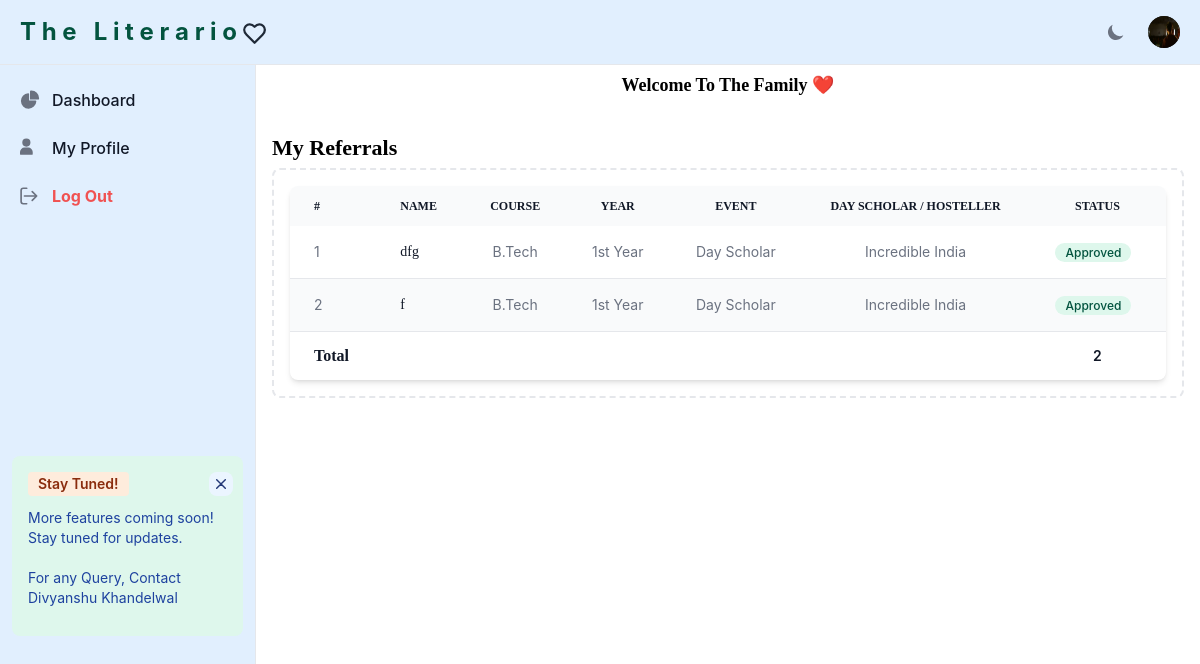
Page /council/member (signed in) on the committed database.
### accounts/models.py (models this page shows, shortened)
class Profile(User):
    POST_CHOICES = [
        ('President', 'President'),
        ('Vice President', 'Vice President'),
        ('General Secretary', 'General Secretary'),
        ("Joint Secretary", "Joint Secretary"),
        ("Treasurer", "Treasurer"),
        ("Curator", "Curator"),
        ('Head', 'Head'),
        ('Deputy Head', 'Deputy Head'),
        ("Associate", "Associate"),
        ('Member', 'Member'),
    ]
    YEAR_CHOICES = (
        ('1st Year', '1st Year'),
        ('2nd Year', '2nd Year'),
        ('3rd Year', '3rd Year'),
        ('4th Year', '4th Year'),
    )
    TEAM_CHOICES = [
        ('Technical Team', 'Technical Team'),
        ("Event Management Team", "Event Management Team"),
        ("Corporate Relations (CR) Team", "Corporate Relations (CR) Team"),
        ("Creative Team", "Creative Team"),
        ("Data Team", "Data Team"),
        ("Design Team", "Design Team"),
        ("Editoral Team", "Editoral Team"),
        ("Finance Team", "Finance Team"),
        ("Public Relations (PR) Team", "Public Relations (PR) Team"),
    ]
    COURSE_CHOICES = [
        ('B.Tech', 'B.Tech'),
        ('BCA', 'BCA'),
        ('BBA', 'BBA'),
        ('MBA', 'MBA'),
        ('BA', 'BA')
    ]
    GENDER_CHOICES = [
        ("Male", "Male"),
        ("Female", "Female"),
        ("Other", "Other"),
    ]
    course = models.CharField(max_length=20, choices=COURSE_CHOICES, default='B.Tech')
    year = models.CharField(max_length=20, choices=YEAR_CHOICES, default='1st Year')
    team = models.CharField(max_length=50, choices=TEAM_CHOICES, default='Technical Team')
    post = models.CharField(max_length=20, choices=POST_CHOICES, default='Member')
    gender = models.CharField(choices = GENDER_CHOICES, default = "Male", max_length=10)
    mobile_number = models.IntegerField()
    referral_code = models.CharField(max_length=20, blank=True, null=True)
    profile_pic = models.FileField(upload_to="images", blank=True, null=True)
    is_member = models.BooleanField(default=False)
    class Meta:
        verbose_name = "Profile"
        verbose_name_plural = "Profiles"

### events/models.py (models this page shows, shortened)
class Registration(models.Model):
    YEAR_CHOICES = (
        ('1st Year', '1st Year'),
        ('2nd Year', '2nd Year'),
        ('3rd Year', '3rd Year'),
        ('4th Year', '4th Year'),
    )
    COURSE_CHOICES = [
        ('B.Tech', 'B.Tech'),
        ('BCA', 'BCA'),
        ('BBA', 'BBA'),
        ('MBA', 'MBA'),
        ('BA', 'BA')
    ]
    GENDER_CHOICES = [
        ("Male", "Male"),
        ("Female", "Female"),
        ("Other", "Other"),
    ]
    D_H_CHOICES = [
        ("Day Scholar", "Day Scholar"),
        ("Hosteller", "Hosteller"),
    ]
    name = models.CharField(max_length=255)
    course = models.CharField(max_length=20, choices=COURSE_CHOICES, default='B.Tech')
    year = models.CharField(max_length=20, choices=YEAR_CHOICES, default='1st Year')
    email = models.EmailField()
    hosteller_dayScholar = models.CharField(max_length=20, choices=D_H_CHOICES, default='Day Scholar')
    event = models.ForeignKey(Event, on_delete=models.CASCADE)
    referral_name = models.ForeignKey(Profile, on_delete=models.CASCADE, null=True, blank=True)
    referral_code = models.CharField(max_length=10, null=True, blank=True)
    payment_screenshot = models.ImageField(upload_to='events/payment_screenshots', null=True, blank=True)
    referrance_number = models.CharField(max_length=20, null=True, blank=True)
    approved_by_head = models.BooleanField(default=False)
    def get_approved_status(self):
        if self.approved_by_head:
            return "green"
        else:
            return "red"
    def get_approved_status_text(self):
        if self.approved_by_head:
            return "Approved"
        else:
            return "Not Approved"

class Event(models.Model):
    name = models.CharField(max_length=200)
    date = models.DateTimeField('date published')
    description = models.TextField()
    latest_update = models.TextField(blank=True, null=True)
    ticket_price = models.IntegerField(default=0)
    total_tickets = models.IntegerField(default=0)
    thumbnail = models.ImageField(upload_to='events/thumbnails', default='events/thumbnails/default.png')
    def __str__(self):
        return self.name

### council/views.py (the view)
# urls.py: path("member", views.member, name='member'),
@login_required(login_url='login')
def member(request):
    profile = Profile.objects.get(id=request.user.id)
    referrals = Registration.objects.filter(referral_code = profile.referral_code)
    parameters = {
        'profile': profile,
        'referrals': referrals
    }
    if profile.username == "finance_head":
        total_approved_registrations = Registration.objects.filter(approved_by_head=True).count()
        parameters['total_approved_registrations'] = total_approved_registrations
    return render(request, 'council/member/index.html', parameters)

### templates/council/member/index.html (shortened to what this page needs)
{% extends "council/member/base.html" %}
{% block content %}
<div class="p-4 sm:ml-64">
  <h1 class="dark:text-gray-900 font-bold mt-14 text-center" style="font-family: cursive; font-size: large;">
    Welcome To The Family ❤️
  </h1>
</div>
<div class="p-4 sm:ml-64">
  <strong class="text-green-100" style="font-family: cursive; font-size: 22px;">My Referrals</strong>
  <div class="p-4 border-2 border-gray-200 border-dashed rounded-lg dark:border-gray-700 mt-1">
    <div class="relative overflow-x-auto shadow-md sm:rounded-lg">
      <table class="w-full text-sm text-left rtl:text-right text-gray-500 dark:text-gray-400">
        <thead class="text-xs text-gray-700 uppercase bg-gray-50 dark:bg-gray-700 dark:text-gray-400">
          <tr>
            <th scope="col" class="px-6 py-3 text-gray-900 font-bold dark:text-white">
              #
            </th>
            <th scope="col" class="px-6 py-3 text-gray-900 font-bold dark:text-white">
              Name
            </th>
            <th scope="col" class="px-6 py-3 text-center text-gray-900 font-bold dark:text-white">
              Course
            </th>
            <th scope="col" class="px-6 py-3 text-center text-gray-900 font-bold dark:text-white">
              Year
            </th>
            <th scope="col" class="px-6 py-3 text-center text-gray-900 font-bold dark:text-white">
              Event
            </th>
            <th scope="col" class="px-6 py-3 text-center text-gray-900 font-bold dark:text-white">
              Day Scholar / Hosteller
            </th>
            <th scope="col" class="px-6 py-3 text-center text-gray-900 font-bold dark:text-white">
              Status
            </th>
          </tr>
        </thead>
        <tbody>
          {% for referral in referrals %}
          <tr
            class="odd:bg-white odd:dark:bg-gray-900 even:bg-gray-50 even:dark:bg-gray-800 border-b dark:border-gray-700">
            <td class="px-6 py-4">
              {{ forloop.counter }}
            </td>
            <th scope="row" class="px-6 py-4 font-medium text-gray-900 whitespace-nowrap dark:text-white">
              {{ referral.name }}
            </th>
            <td class="px-6 py-4 text-center">
              {{ referral.course }}
            </td>
            <td class="px-6 py-4 text-center">
              {{ referral.year }}
            </td>
            <td class="px-6 py-4 text-center">
              {{ referral.hosteller_dayScholar }}
            </td>
            <td class="px-6 py-4 text-center">
              {{ referral.event }}
            </td>
            <td class="px-6 py-4 text-center">
              <span
                class="bg-{{ referral.get_approved_status }}-100 text-{{ referral.get_approved_status }}-800 text-xs font-medium me-2 px-2.5 py-0.5 rounded-full dark:bg-{{ referral.get_approved_status }}-900 dark:text-{{ referral.get_approved_status }}-300">{{ referral.get_approved_status_text }}</span>
            </td>
          </tr>
          {% endfor %}
        </tbody>
        <tfoot>
          <tr class="font-semibold text-gray-900 dark:text-white dark:bg-green-500">
            <th scope="row" class="px-6 py-3 text-base">Total</th>
            <td></td>
            <td></td>
            <td></td>
            <td></td>
            <td></td>
            <td class="px-6 py-3 text-center">{{ referrals.count }} </td>
          </tr>
        </tfoot>
      </table>
    </div>
  </div>
</div>
{% endblock %}

### templates/council/member/base.html (shortened to what this page needs)
<!DOCTYPE html>
<html lang="en">
<head>
    <link href="https://cdnjs.cloudflare.com/ajax/libs/flowbite/2.2.0/flowbite.min.css" rel="stylesheet" />
</head>
<body>
    <nav class="fixed top-0 z-50 w-full bg-blue-100  border-b border-gray-200 dark:bg-gray-800 dark:border-gray-700">
        <div class="px-3 py-3 lg:px-5 lg:pl-3">
            <div class="flex items-center justify-between">
                <div class="flex items-center justify-start rtl:justify-end">
                    <a href="{% url 'member' %}" class="flex ms-2 md:me-24">
                        <span
                            class="self-center text-xl font-bold dark:font-bold sm:text-2xl text-green-800 whitespace-nowrap dark:text-green-500">T
                            h e &nbsp; L i t e r a r i o</span> &nbsp;
                    </a>
                </div>
                <div class="flex items-center">
                    <button id="theme-toggle" type="button"
                        class="text-gray-500 dark:text-gray-400 hover:bg-gray-100 dark:hover:bg-gray-700 focus:outline-none focus:ring-4 focus:ring-gray-200 dark:focus:ring-gray-700 rounded-lg text-sm p-2.5">
                        <svg id="theme-toggle-dark-icon" class="hidden w-5 h-5" fill="currentColor" viewBox="0 0 20 20"
                            xmlns="http://www.w3.org/2000/svg">
                            <path d="M17.293 13.293A8 8 0 016.707 2.707a8.001 8.001 0 1010.586 10.586z"></path>
                        </svg>
                    </button>
                    <div class="flex items-center ms-3">
                        <div>
                            <button type="button"
                                class="flex text-sm bg-gray-800 rounded-full focus:ring-4 focus:ring-gray-300 dark:focus:ring-gray-600"
                                aria-expanded="false" data-dropdown-toggle="dropdown-user">
                                <img class="w-8 h-8 rounded-full" src="{{ profile.profile_pic.url }}" alt="user photo">
                            </button>
                        </div>
                    </div>
                </div>
            </div>
        </div>
    </nav>
    <aside id="logo-sidebar"
        class="fixed top-0 left-0 z-40 w-64 h-screen pt-20 transition-transform -translate-x-full bg-blue-100 border-r border-gray-200 sm:translate-x-0 dark:bg-gray-800 dark:border-gray-700"
        aria-label="Sidebar">
        <div class="h-full px-3 pb-4 overflow-y-auto bg-blue-100 dark:bg-gray-800">
            <ul class="space-y-2 font-medium">
                <li>
                    <a href="{% url 'member' %}"
                        class="flex items-center p-2 text-gray-900 rounded-lg dark:text-white hover:bg-gray-100 dark:hover:bg-gray-700 group">
                        <span class="ms-3">Dashboard</span>
                    </a>
                </li>
                <li>
                    <a href="{% url 'my_profile' %}"
                        class="flex items-center p-2 text-gray-900 rounded-lg dark:text-white hover:bg-gray-100 dark:hover:bg-gray-700 group">
                        <span class="ms-3">My Profile</span>
                    </a>
                </li>
                <li>
                    <a href="{% url 'logout' %}"
                        class="flex items-center p-2 text-red-500 font-bold rounded-lg dark:text-red-400 dark:font-bold hover:bg-gray-100 dark:hover:bg-gray-700 group">
                        <span class="flex-1 ms-3 whitespace-nowrap">Log Out</span>
                    </a>
                </li>
            </ul>
            <br><br><br><br><br><br><br><br><br><br>
            <div id="dropdown-cta" class="p-4 rounded-lg bg-green-100 text-green-400 dark:bg-blue-900" role="alert">
                <div class="flex items-center mb-3">
                    <span
                        class="bg-orange-100 text-orange-800 text-sm font-semibold me-2 px-2.5 py-0.5 rounded dark:bg-orange-200 dark:text-orange-900">Stay
                        Tuned!</span>
                    <button type="button"
                        class="ms-auto -mx-1.5 -my-1.5 bg-blue-50 inline-flex justify-center items-center w-6 h-6 text-blue-900 rounded-lg focus:ring-2 focus:ring-blue-400 p-1 hover:bg-blue-200 h-6 w-6 dark:bg-blue-900 dark:text-blue-400 dark:hover:bg-blue-800"
                        data-dismiss-target="#dropdown-cta" aria-label="Close">
                        <svg class="w-2.5 h-2.5" aria-hidden="true" xmlns="http://www.w3.org/2000/svg" fill="none"
                            viewBox="0 0 14 14">
                            <path stroke="currentColor" stroke-linecap="round" stroke-linejoin="round" stroke-width="2"
                                d="m1 1 6 6m0 0 6 6M7 7l6-6M7 7l-6 6" />
                        </svg>
                    </button>
                </div>
                <p class="mb-3 text-sm text-blue-800 dark:text-blue-400">
                    More features coming soon! Stay tuned for updates.
                    <br>
                    <br>
                    For any Query, Contact <a href="te">Divyanshu Khandelwal</a>
                </p>
            </div>
        </div>
    </aside>
    {% block content %}{% endblock %}
</body>
</html>

### templates/council/member/base.html (style rules this page uses)
th { font-family: cursive; }

### rows in the picture
Profile: profile_pic (picture)
Registration: name "dfg", course "B.Tech", year "1st Year", hosteller_dayScholar "Day Scholar", event "Incredible India", get_approved_status_text "Approved"
Registration: name "f", course "B.Tech", year "1st Year", hosteller_dayScholar "Day Scholar", event "Incredible India", get_approved_status_text "Approved"

### other values in the picture
{{ referrals.count }} "2"
